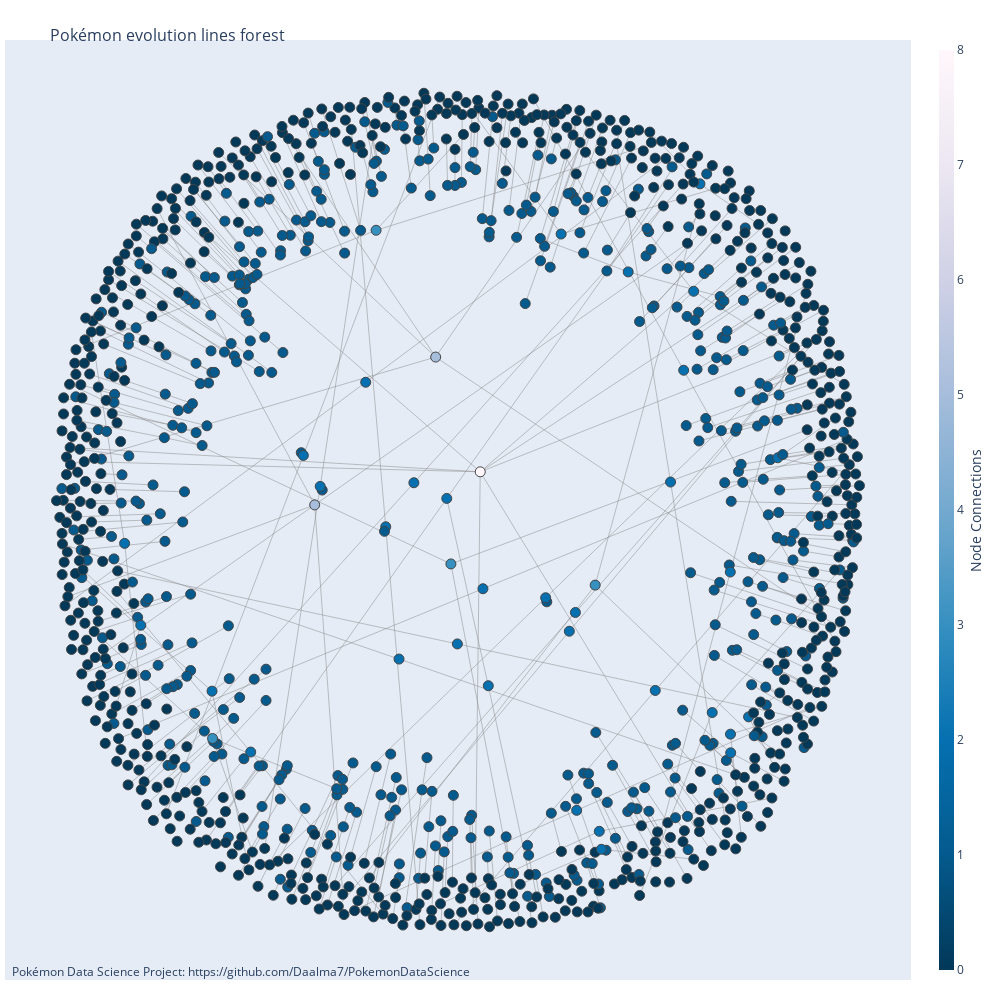

Source (notebook cell):
### Markdown cell above
## Building evolution lines

### Code cell
G = nx.DiGraph()
print(G.is_directed())

for i in range(len(data)):
    G.add_node(data["Name"][i])                                 # Add Pokémon's name to the graph
    if data["PreevoName"][i] != "No Preevolution":
        G.add_edge(data["PreevoName"][i], data["Name"][i])
print(G)

pos = nx.spring_layout(G)

print(pos)

# Edge creation
edge_x = []
edge_y = []
print(G.edges())
for edge in G.edges():
    x0, y0 = pos[edge[0]]
    x1, y1 = pos[edge[1]]
    edge_x.append(x0)
    edge_x.append(x1)
    edge_x.append(None)
    edge_y.append(y0)
    edge_y.append(y1)
    edge_y.append(None)

edge_trace = go.Scatter(
    x=edge_x, y=edge_y,
    line=dict(width=0.5, color='#888'),
    hoverinfo='none',
    mode='lines')

node_x = []
node_y = []
for node in G.nodes():
    x, y = pos[node]
    node_x.append(x)
    node_y.append(y)

node_trace = go.Scatter(
    x=node_x, y=node_y,
    mode='markers',
    hoverinfo='text',
    marker=dict(
        showscale=True,
        # colorscale options
        #'Greys' | 'YlGnBu' | 'Greens' | 'YlOrRd' | 'Bluered' | 'RdBu' |
        #'Reds' | 'Blues' | 'Picnic' | 'Rainbow' | 'Portland' | 'Jet' |
        #'Hot' | 'Blackbody' | 'Earth' | 'Electric' | 'Viridis' |
        colorscale='PuBu',
        reversescale=True,
        color=[],
        size=10,
        colorbar=dict(
            thickness=15,
            title=dict(
              text='Node Connections',
              side='right'
            ),
            xanchor='left',
        ),
        line_width=1))


print(G)

# Color Node Points
node_adjacencies = []
node_text = []
for node, adjacencies in enumerate(G.adjacency()):
    node_adjacencies.append(len(adjacencies[1]))
    node_text.append(f"Pokémon\'s name: {str(list(G)[node])}<br># of different evolutions: {len(adjacencies[1])}")

node_trace.marker.color = node_adjacencies
node_trace.text = node_text

# Create Network graph
fig = go.Figure(data=[edge_trace, node_trace],
             layout=go.Layout(
                title=dict(
                    text="<br>Pokémon evolution lines forest",
                    font=dict(
                        size=16
                    )
                ),
                showlegend=False,
                hovermode='closest',
                margin=dict(b=20,l=5,r=5,t=40),
                annotations=[ dict(
                    text="Pokémon Data Science Project: <a href='https://github.com/Daalma7/PokemonDataScience'>https://github.com/Daalma7/PokemonDataScience</a>",
                    showarrow=False,
                    xref="paper", yref="paper",
                    x=0.005, y=-0.002 ) ],
                xaxis=dict(showgrid=False, zeroline=False, showticklabels=False),
                yaxis=dict(showgrid=False, zeroline=False, showticklabels=False))
                )
fig.update_layout(autosize=False,
    width=1000,
    height=1000)
fig.show()

### Figure 1 — Plotly figure (JSON) as saved in the notebook; plotly's stock layout.template omitted (floating-point values rounded to 4 significant figures; data arrays with more than 128 entries replaced by an {"elided": "..."} marker saying what was removed)
{"data": [{"hoverinfo": "none", "line": {"color": "#888", "width": 0.5}, "mode": "lines", "type": "scatter", "x": {"elided": "1623 float values"}, "y": {"elided": "1623 float values"}}, {"hoverinfo": "text", "marker": {"color": {"elided": "1182 int values"}, "colorbar": {"thickness": 15, "title": {"side": "right", "text": "Node Connections"}, "xanchor": "left"}, "colorscale": [[0, "rgb(255,247,251)"], [0.125, "rgb(236,231,242)"], [0.25, "rgb(208,209,230)"], [0.375, "rgb(166,189,219)"], [0.5, "rgb(116,169,207)"], [0.625, "rgb(54,144,192)"], [0.75, "rgb(5,112,176)"], [0.875, "rgb(4,90,141)"], [1, "rgb(2,56,88)"]], "line": {"width": 1}, "reversescale": true, "showscale": true, "size": 10}, "mode": "markers", "text": {"elided": "1182 str values"}, "type": "scatter", "x": {"elided": "1182 float values"}, "y": {"elided": "1182 float values"}}], "layout": {"annotations": [{"showarrow": false, "text": "Pokémon Data Science Project: <a href='https://github.com/Daalma7/PokemonDataScience'>https://github.com/Daalma7/PokemonDataScience</a>", "x": 0.005, "xref": "paper", "y": -0.002, "yref": "paper"}], "autosize": false, "height": 1000, "hovermode": "closest", "margin": {"b": 20, "l": 5, "r": 5, "t": 40}, "showlegend": false, "title": {"font": {"size": 16}, "text": "<br>Pokémon evolution lines forest"}, "width": 1000, "xaxis": {"showgrid": false, "showticklabels": false, "zeroline": false}, "yaxis": {"showgrid": false, "showticklabels": false, "zeroline": false}}}
